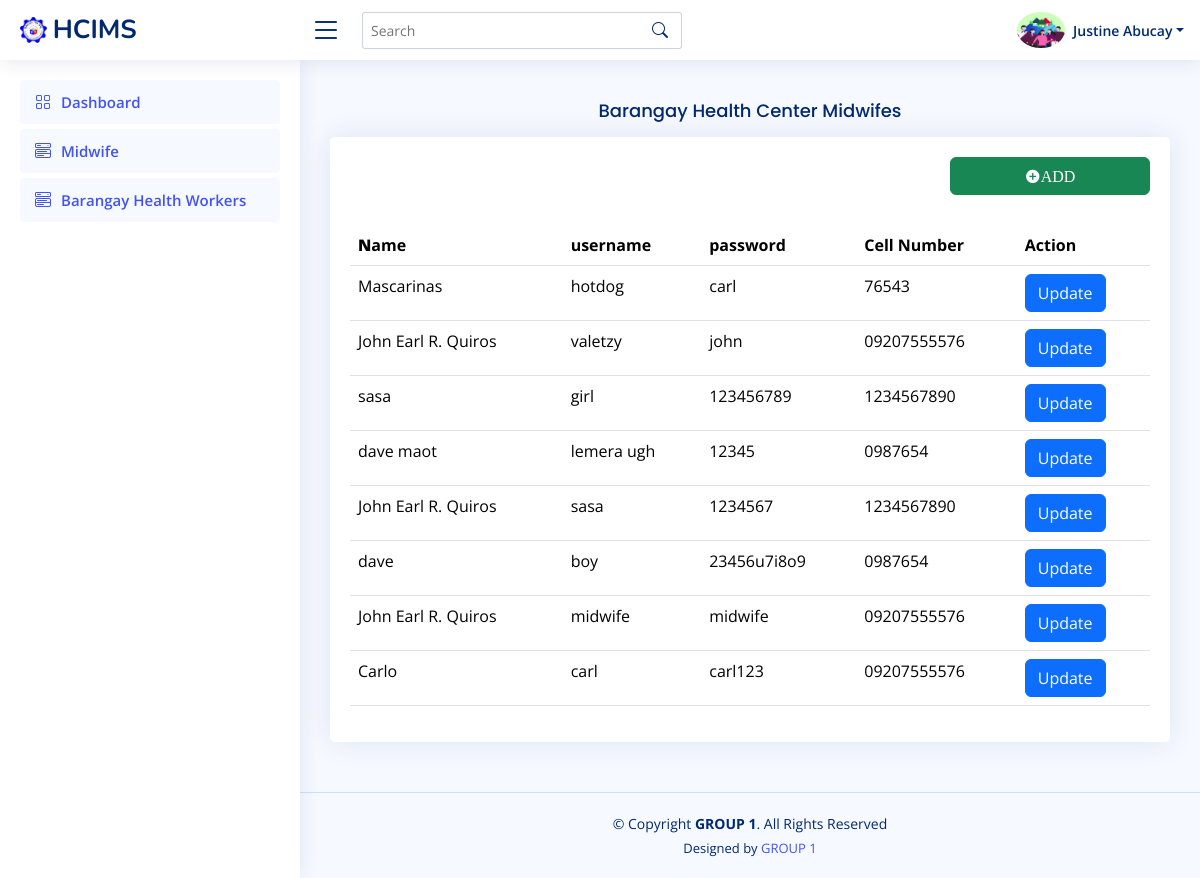
The app's page /admin/midwife.php (signed in) with its own data.
### tables this page shows
CREATE TABLE `midwife_user` (
  `user_id` int(11) NOT NULL,
  `username` varchar(255) NOT NULL,
  `password` varchar(255) NOT NULL,
  `name` varchar(255) NOT NULL,
  `cell` varchar(255) NOT NULL,
  `email` varchar(255) NOT NULL
);

### admin/midwife.php (the view, shortened to what this page needs)
<?php
if (isset($_SESSION['user_id']) && isset($_SESSION['fname']) ) {
?>
<?php include "../conn/conn.php"; ?>
<!DOCTYPE html>
<html lang="en">
<head>
  <link href="assets/vendor/bootstrap/css/bootstrap.min.css" rel="stylesheet">
  <link href="assets/vendor/bootstrap-icons/bootstrap-icons.css" rel="stylesheet">
  <link href="assets/vendor/boxicons/css/boxicons.min.css" rel="stylesheet">
  <link href="assets/vendor/quill/quill.snow.css" rel="stylesheet">
  <link href="assets/vendor/quill/quill.bubble.css" rel="stylesheet">
  <link href="assets/vendor/remixicon/remixicon.css" rel="stylesheet">
  <link href="assets/vendor/simple-datatables/style.css" rel="stylesheet">
  <link href="assets/css/style.css" rel="stylesheet">
</head>
<body>
<?php include 'header.php'; ?>
<?php include 'sidebar.php'; ?>
<main id="main" class="main">
<section class="section">
  <div class="row">
    <div class="col-lg-12">
    <center><h5 class="card-title">Barangay Health Center Midwifes</h5></center>
      <div class="card">
        <div class="card-body">
          <div style="margin-bottom: 30px; margin-top: 20px ; text-align: end;" >
            <button type="button" class="btn btn-success col-md-3 ri-add-circle-fill" data-bs-toggle="modal" data-bs-target="#largeModal" >ADD</button>
          </div>
          <table class="table datatable">
            <thead>
              <tr>
                <th>
                  <b>N</b>ame
                </th>
                <th>username</th>
                <th>password</th>
                <th>Cell Number</th>
                <th>Action</th>
              </tr>
            </thead>
            <tbody>
            <?php
                $result = mysqli_query($conn,"select * from midwife_user") or die ("database error:".mysqli_error($conn));
                while($row=mysqli_fetch_array($result)){
                $user_ids = $row['user_id'];
                $name = $row['name'];
                $password = $row['password'];
                $cell = $row['cell'];
                $username = $row['username'];
                ?>
              <tr>
                <td><?php echo $name; ?></td>
                <td><?php echo $username; ?></td>
                <td><?php echo $password; ?></td>
                <td><?php echo $cell; ?></td>
                <td><a class="btn btn-primary row-md-3" href="edit_midwife.php?edit=<?php echo $user_ids;?>" >Update</a></td>
              </tr>
              <?php } ?>
            </tbody>
          </table>
        </div>
      </div>
    </div>
  </div>
</section>
</main>
  <?php include 'footer.php'; ?>
</body>
</html>
<?php
}else{
    header("Location: login.php");
    exit();
}
?>

### admin/header.php (shortened to what this page needs)
<header id="header" class="header fixed-top d-flex align-items-center">
  <div class="d-flex align-items-center justify-content-between">
    <a href="dashboard.php" class="logo d-flex align-items-center">
      <img src="assets/img/logov.png" alt="">
      <span class="d-none d-lg-block">HCIMS</span>
    </a>
    <i class="bi bi-list toggle-sidebar-btn"></i>
  </div>
  <div class="search-bar">
    <form class="search-form d-flex align-items-center" method="POST" action="#">
      <input type="text" name="query" placeholder="Search" title="Enter search keyword">
      <button type="submit" title="Search"><i class="bi bi-search"></i></button>
    </form>
  </div>
  <nav class="header-nav ms-auto">
    <ul class="d-flex align-items-center">
      <li class="nav-item dropdown pe-3">
        <a class="nav-link nav-profile d-flex align-items-center pe-0" href="#" data-bs-toggle="dropdown">
          <img src="assets/img/bhw.jpg" alt="Profile" class="rounded-circle">
          <span class="d-none d-md-block dropdown-toggle ps-2"><?php echo $_SESSION['fname'] .$_SESSION['lname'];?></span>
        </a>
      </li>
    </ul>
  </nav>
</header>

### admin/sidebar.php
<aside id="sidebar" class="sidebar">
  <ul class="sidebar-nav" id="sidebar-nav">
    <li class="nav-item">
      <a class="nav-link " href="dashboard.php">
        <i class="bi bi-grid"></i>
        <span>Dashboard</span>
      </a>
    </li>
    <li class="nav-item">
          <a class="nav-link " href="midwife.php">
            <i class="bi bi-menu-button-wide"></i>
            <span>Midwife</span>
          </a>
        </li>
        <li class="nav-item">
          <a class="nav-link " href="bhw.php">
            <i class="bi bi-menu-button-wide"></i>
            <span>Barangay Health Workers</span>
          </a>
        </li>
  </ul>
</aside>

### admin/footer.php
<footer id="footer" class="footer">
    <div class="copyright">
      &copy; Copyright <strong><span>GROUP 1</span></strong>. All Rights Reserved
    </div>
    <div class="credits">
      Designed by <a href="https://bootstrapmade.com/">GROUP 1</a>
    </div>
  </footer>

### admin/assets/css/style.css (style rules this page uses)
:root { scroll-behavior: smooth; }
body { font-family: "Open Sans", sans-serif; background: #f6f9ff; color: #444444; }
a { color: #4154f1; text-decoration: none; }
h1, h2, h3, h4, h5, h6 { font-family: "Nunito", sans-serif; }
#main { margin-top: 60px; padding: 20px 30px; transition: all 0.3s; }
.card { margin-bottom: 30px; border: none; border-radius: 5px; box-shadow: 0px 0 30px rgba(1, 41, 112, 0.1); }
.card-title { padding: 20px 0 15px 0; font-size: 18px; font-weight: 500; color: #012970; font-family: "Poppins", sans-serif; }
.card-body { padding: 0 20px 20px 20px; }
.logo { line-height: 1; }
@media (min-width: 1200px) { .logo { width: 280px; } }
.logo img { max-height: 26px; margin-right: 6px; }
.logo span { font-size: 26px; font-weight: 700; color: #012970; font-family: "Nunito", sans-serif; }
.header { transition: all 0.5s; z-index: 997; height: 60px; box-shadow: 0px 2px 20px rgba(1, 41, 112, 0.1); background-color: #fff; padding-left: 20px; }
.header .toggle-sidebar-btn { font-size: 32px; padding-left: 10px; cursor: pointer; color: #012970; }
.header .search-bar { min-width: 360px; padding: 0 20px; }
.header .search-form { width: 100%; }
.header .search-form input { border: 0; font-size: 14px; color: #012970; border: 1px solid rgba(1, 41, 112, 0.2); padding: 7px 38px 7px 8px; border-radius: 3px; transition: 0.3s; width: 100%; }
.header .search-form button { border: 0; padding: 0; margin-left: -30px; background: none; }
.header .search-form button i { color: #012970; }
.header-nav ul { list-style: none; }
.header-nav>ul { margin: 0; padding: 0; }
.header-nav .nav-profile { color: #012970; }
.header-nav .nav-profile img { max-height: 36px; }
.header-nav .nav-profile span { font-size: 14px; font-weight: 600; }
.sidebar { position: fixed; top: 60px; left: 0; bottom: 0; width: 300px; z-index: 996; transition: all 0.3s; padding: 20px; overflow-y: auto; scrollbar-width: thin; scrollbar-color: #aab7cf transparent; box-shadow: 0px 0px 20px rgba(1, 41, 112, 0.1); background-color: #fff; }
@media (min-width: 1200px) { #main, #footer { margin-left: 300px; } }
.sidebar-nav { padding: 0; margin: 0; list-style: none; }
.sidebar-nav li { padding: 0; margin: 0; list-style: none; }
.sidebar-nav .nav-item { margin-bottom: 5px; }
.sidebar-nav .nav-link { display: flex; align-items: center; font-size: 15px; font-weight: 600; color: #4154f1; transition: 0.3; background: #f6f9ff; padding: 10px 15px; border-radius: 4px; }
.sidebar-nav .nav-link i { font-size: 16px; margin-right: 10px; color: #4154f1; }
.footer { padding: 20px 0; font-size: 14px; transition: all 0.3s; border-top: 1px solid #cddfff; }
.footer .copyright { text-align: center; color: #012970; }
.footer .credits { padding-top: 5px; text-align: center; font-size: 13px; color: #012970; }

### records on screen
midwife_user: name "Mascarinas", username "hotdog", password "carl", cell "76543"
midwife_user: name "John Earl R. Quiros", username "valetzy", password "john", cell "09207555576"
midwife_user: name "sasa", username "girl", password "123456789", cell "1234567890"
midwife_user: name "dave maot", username "lemera ugh", password "12345", cell "0987654"
midwife_user: name "John Earl R. Quiros", username "sasa", password "1234567", cell "1234567890"
midwife_user: name "dave", username "boy", password "23456u7i8o9", cell "0987654"
midwife_user: name "John Earl R. Quiros", username "midwife", password "midwife", cell "09207555576"
midwife_user: name "Carlo", username "carl", password "carl123", cell "09207555576"

### other values on screen
$_SESSION['fname'] "Justine"
$_SESSION['lname'] "Abucay"
